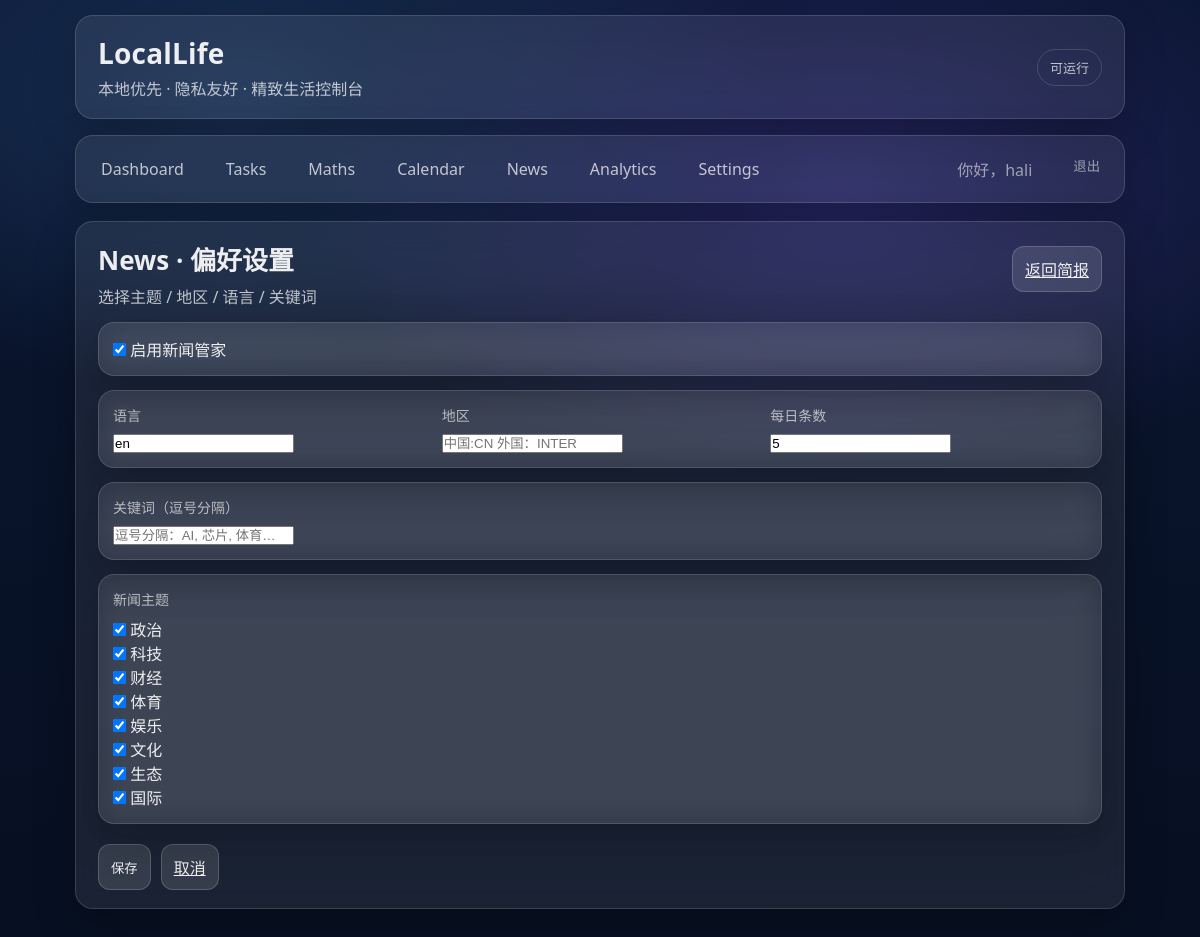
/news/preferences/ (signed in), run on an earlier commit of the app's database.
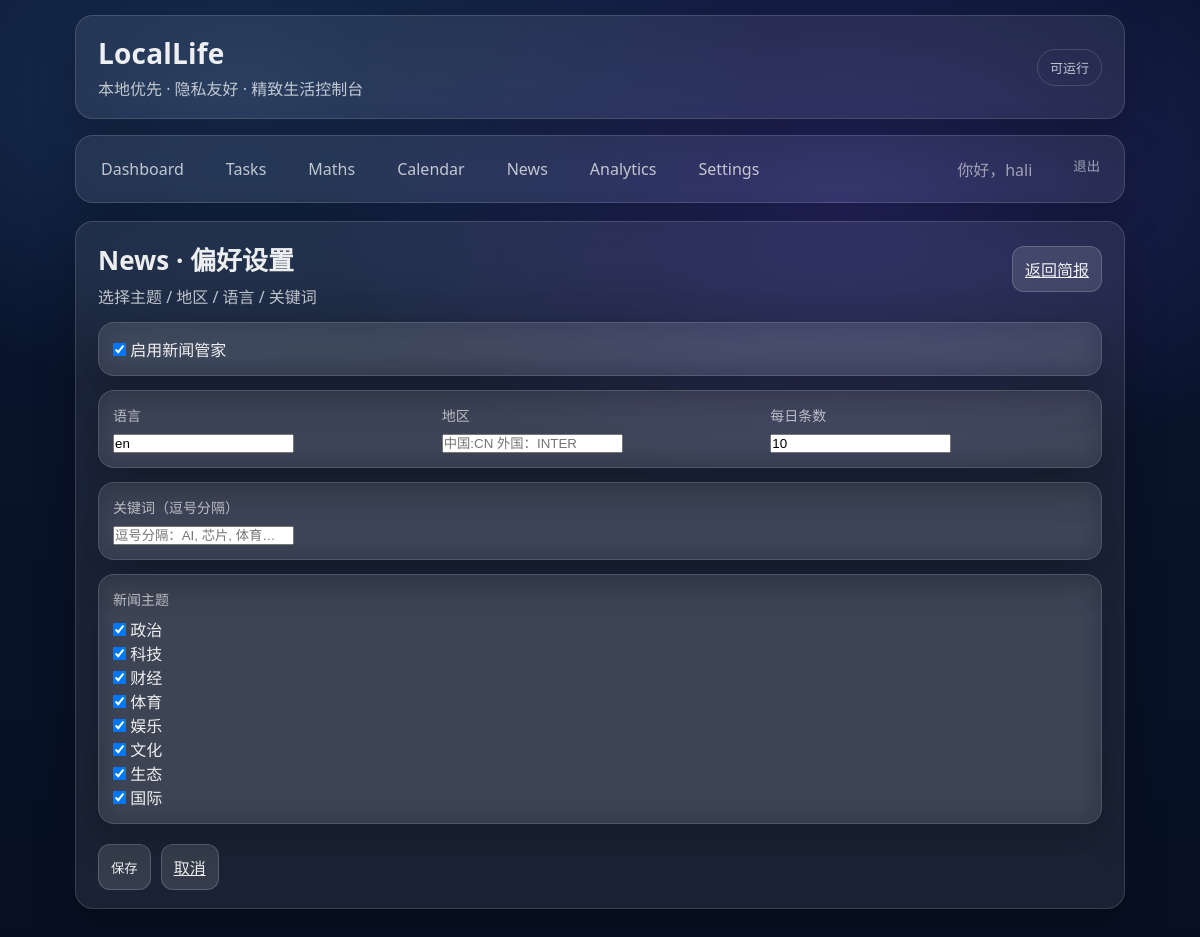
And on a later commit of the database.
### news/models.py (models this page shows, shortened)
class UserNewsPreference(models.Model):
    user = models.OneToOneField(settings.AUTH_USER_MODEL, on_delete=models.CASCADE, related_name="news_pref")
    enabled = models.BooleanField(default=True)
    include_keywords = models.CharField(max_length=255, default='')  # 设置默认值
    topics = models.ManyToManyField(Topic, blank=True,default="")
    language = models.CharField(max_length=10, default="zh")
    region = models.CharField(max_length=10, blank=True, default="")
    keywords = models.CharField(max_length=300, blank=True, default="")
    max_items = models.PositiveSmallIntegerField(default=8)

### news/views.py (the view)
# urls.py: path("preferences/", views.preferences, name="preferences"),
@login_required
def preferences(request):
    pref, _ = UserNewsPreference.objects.get_or_create(user=request.user)
    if request.method == "POST":
        form = NewsPreferenceForm(request.POST, instance=pref)
        if form.is_valid():
            form.save()
            return redirect("news:index")
    else:
        form = NewsPreferenceForm(instance=pref)
    return render(request, "news/preferences.html", {"form": form})

### news/forms.py
class NewsPreferenceForm(forms.ModelForm):
    topics = forms.ModelMultipleChoiceField(
        queryset=Topic.objects.all(),
        required=False,
        widget=forms.CheckboxSelectMultiple,
        label="新闻主题",
    )
    class Meta:
        model = UserNewsPreference
        fields = ["enabled", "language", "region", "keywords", "max_items", "topics"]
        widgets = {
            "keywords": forms.TextInput(attrs={"placeholder": "逗号分隔：AI, 芯片, 体育…"}),
            "language": forms.TextInput(attrs={"placeholder": "中文：zh 英文：en"}),
            "region": forms.TextInput(attrs={"placeholder": "中国:CN 外国：INTER"}),
        }
        labels = {
            "enabled": "启用新闻管家",
            "language": "语言",
            "region": "地区",
            "keywords": "关键词",
            "max_items": "每日条数",
        }

### news/models.py (called while the page is built)
    def __str__(self) -> str:
        return self.name

### templates/news/preferences.html (shortened to what this page needs)
{% extends "base.html" %}
{% block content %}
<section class="glass card">
  <div class="cal-head">
    <div>
      <div class="card-title">News · 偏好设置</div>
      <div class="card-subtitle">选择主题 / 地区 / 语言 / 关键词</div>
    </div>
    <div class="cal-actions">
      <a class="btn subtle" href="{% url 'news:index' %}">返回简报</a>
    </div>
  </div>
  <form method="post" style="margin-top:14px; display:flex; flex-direction:column; gap:14px;">
    <div class="glass" style="padding:14px; border-radius:16px;">
      {{ form.enabled }} <label for="{{ form.enabled.id_for_label }}">启用新闻管家</label>
    </div>
    <div class="glass" style="padding:14px; border-radius:16px; display:grid; gap:12px; grid-template-columns: repeat(auto-fit, minmax(220px, 1fr));">
      <div>
        <div class="muted" style="margin-bottom:6px;">语言</div>
        {{ form.language }}
      </div>
      <div>
        <div class="muted" style="margin-bottom:6px;">地区</div>
        {{ form.region }}
      </div>
      <div>
        <div class="muted" style="margin-bottom:6px;">每日条数</div>
        {{ form.max_items }}
      </div>
    </div>
    <div class="glass" style="padding:14px; border-radius:16px;">
      <div class="muted" style="margin-bottom:6px;">关键词（逗号分隔）</div>
      {{ form.keywords }}
    </div>
    <div class="glass" style="padding:14px; border-radius:16px;">
      <div class="muted" style="margin-bottom:8px;">新闻主题</div>
      {{ form.topics }}
    </div>
    <div style="display:flex; gap:10px;">
      <button class="btn" type="submit">保存</button>
      <a class="btn subtle" href="{% url 'news:index' %}">取消</a>
    </div>
  </form>
</section>
{% endblock %}

What changed in the data, as far as the page shows it:
changed UserNewsPreference "en": max_items "5" → "10"
